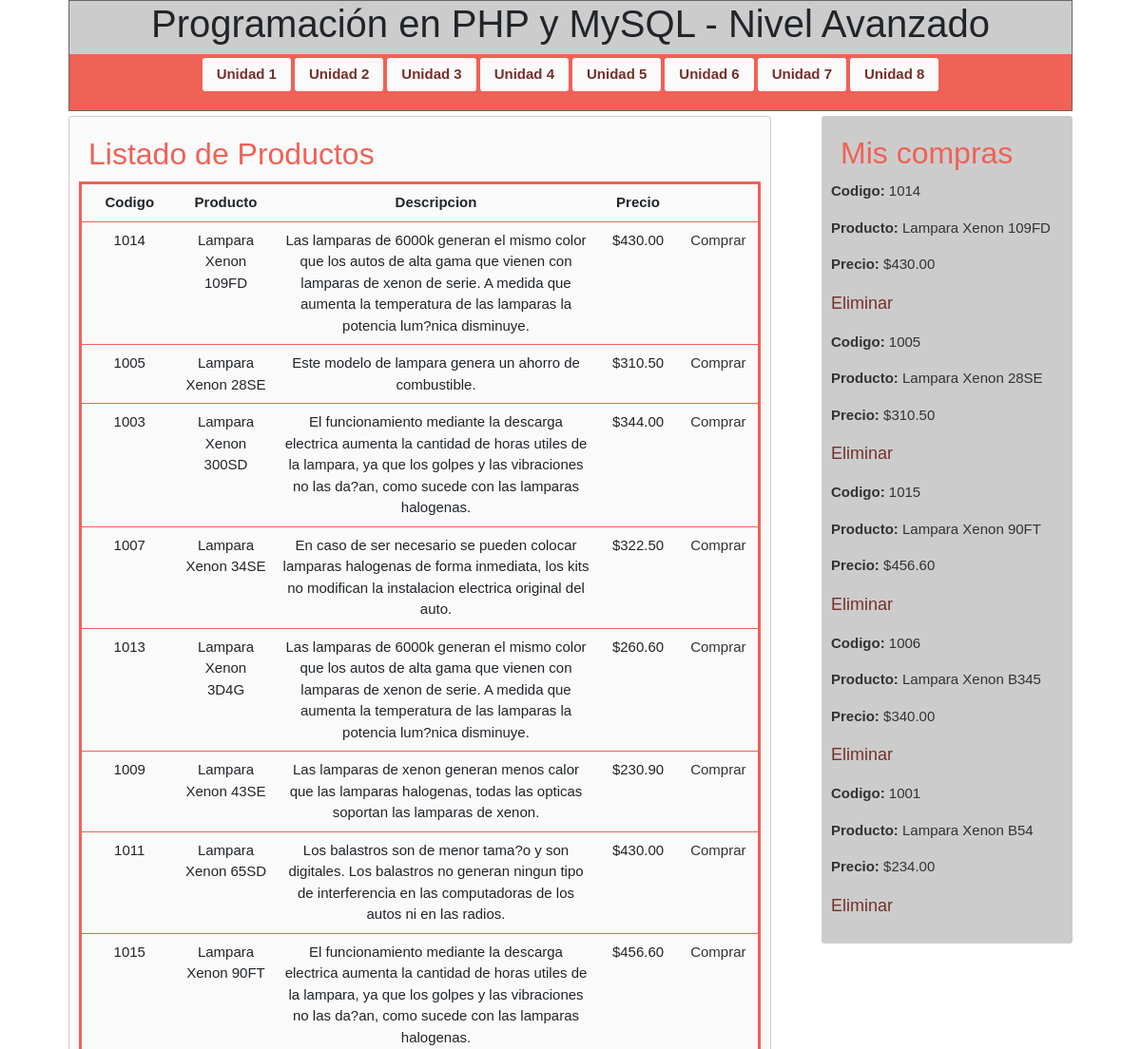
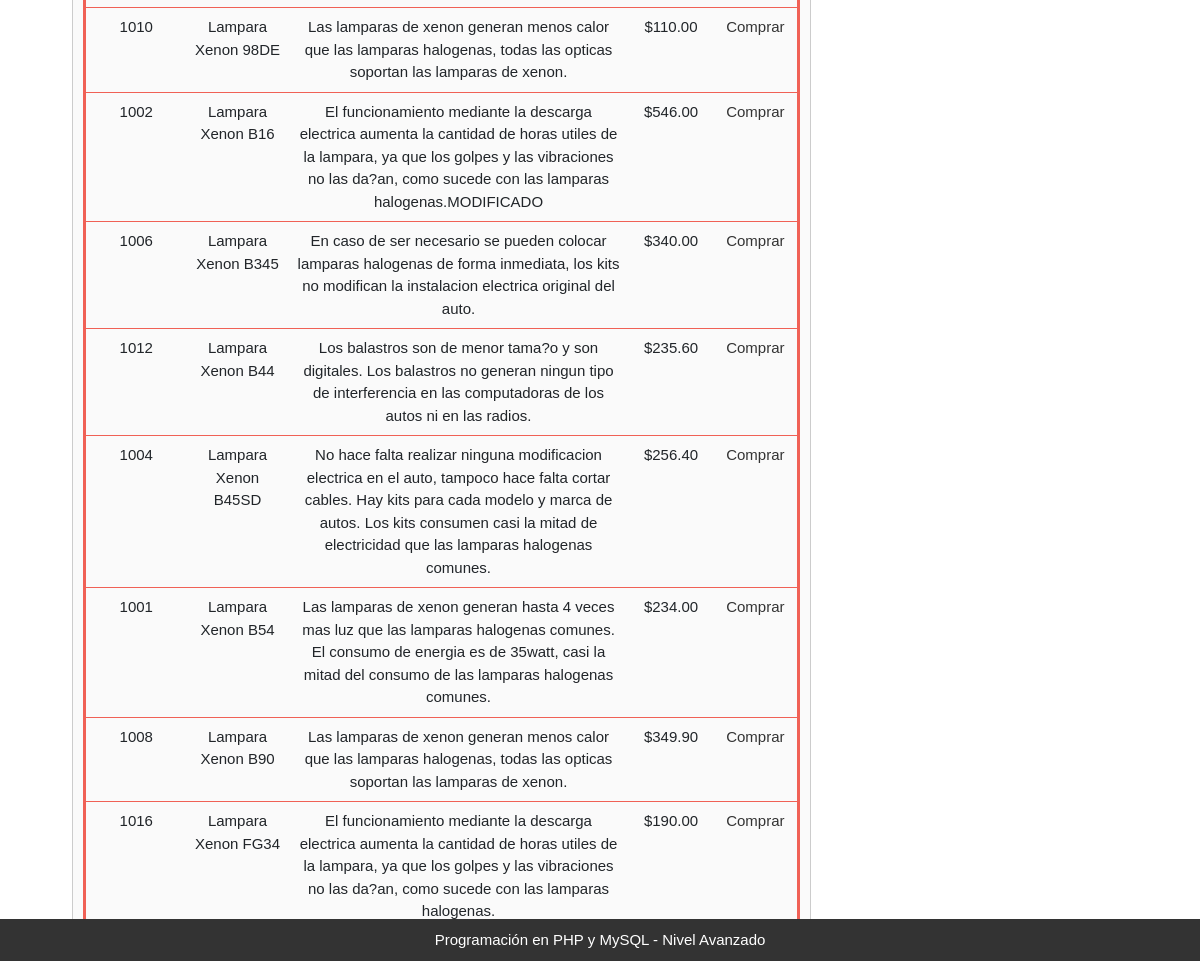
The app's page /unidad7.php?ok with its own data (2 pictures, top to bottom).
### tables this page shows
CREATE TABLE `productos` (
  `codigo` int(30) NOT NULL,
  `producto` varchar(30) NOT NULL,
  `descripcion` varchar(255) NOT NULL,
  `precio` decimal(10,2) NOT NULL
);

CREATE TABLE `compras` (
  `id_compra` int(5) NOT NULL,
  `codigo` int(10) NOT NULL,
  `producto` varchar(30) NOT NULL,
  `descripcion` varchar(255) NOT NULL,
  `precio` decimal(10,2) NOT NULL
);

### clases/base_datos.php (called while the page is built, shortened)
<?php
class Basedatos{
    private $conexion;
private function _connect ($servidor, $usuario,$password,$base){
    $this->conexion =new mysqli ($servidor, $usuario,$password,$base);
}
public function ejecutarConsultas($query){
    $tipo= strtoupper(substr ($query, 0,6));
    switch ($tipo){
        case 'SELECT':
            $resultado=$this->conexion->query($query);
            if (!$resultado){
                $this->error=$this->conexion->error;
                return false;
            }else{
                while ($fila=$resultado->fetch_assoc()){
                    $array_resultado[]=$fila;
                }
                return  $array_resultado;
            }
            break;
            }
        }
}
?>

### verlistados.php (called while the page is built, shortened)
<?php
include ("clases/carrito.php");
include ("clases/base_datos.php");
include ("clases/producto.php");
$base= new Basedatos(SERVIDOR, USUARIO, PASS, BASE);
$prod= new Producto($base);
$verpdctos=$prod->listarProductos();
$comp = new Carrito($base);
$vercompra= $comp->listarCompra();
?>

### clases/producto.php (called while the page is built)
<?php
class Producto{
   private $bd;
function __construct($base) {
$this->bd=$base;
}
public function listarProductos(){
    $respuesta=$this->bd->ejecutarConsultas("SELECT *FROM productos ORDER BY producto");
    return $respuesta;
}
}
?>

### clases/carrito.php (called while the page is built, shortened)
<?php
class Carrito{
private $bd;
function __construct($base) {
$this->bd=$base;
}
public function listarCompra(){
    $respuesta=$this->bd->ejecutarConsultas("SELECT *FROM compras ORDER BY producto");
    return $respuesta;
}
}
?>

### unidad7.php (the view, shortened to what this page needs)
<!DOCTYPE html>
<html lang="es">
<head>
	<link href="https://cdn.jsdelivr.net/npm/bootstrap@5.1.3/dist/css/bootstrap.min.css" rel="stylesheet">
  <link rel="stylesheet" href="estilos.css">
</head>
<body>
<div class="container">
	<header>
		<h1>Programación en PHP y MySQL - Nivel Avanzado</h1>
	<nav>
		<?php include("botonera.php"); ?>
	</nav>
</header>
<section>
<h2>Listado de Productos</h2>
<?php
include_once ("verlistados.php");
$mostrar_prod= $prod->listarProductos();
?>
<div class="table-responsive">
<table class="table">
		<tr>
			<th scope="col" colspan="6">Codigo</th>
			<th scope="col" colspan="6">Producto</th>
			<th scope="col" colspan="20">Descripcion</th>
			<th scope="col" colspan="5">Precio</th>
			<th scope="col" colspan="5"></th>
		</tr>
		<tr>
		<?php
		for ($i=0; $i<count($mostrar_prod); $i++){
		?>
				<td colspan="6"><?php echo $mostrar_prod[$i]['codigo'];?></td>
				<td colspan="6"><?php echo $mostrar_prod[$i]['producto'];?></td>
				<td colspan="20"><?php echo $mostrar_prod[$i]['descripcion'];?></td>
				<td colspan="5">$<?php echo $mostrar_prod[$i]['precio'];?></td>
				<td scope="col" colspan="5"><a href="introducir_compra.php?id=<?php echo $mostrar_prod[$i]['codigo'];?>">Comprar</a></td>
		</tr>
		<?php }?>
</table>
</div>
</section>
<aside class="compras">
<h2>Mis compras</h2>
<?php
$mostrar_compra= $comp->listarCompra();
?>
	<?php
		for ($i=0; $i<count($mostrar_compra); $i++){
	?>
		<p><b>Codigo: </b><?php echo $mostrar_compra[$i]['codigo'];?></p>
		<p><b>Producto: </b><?php echo $mostrar_compra[$i]['producto'];?></p>
		<p><b>Precio: </b> $<?php echo $mostrar_compra[$i]['precio'];?></p>
		<p><a class="mostrar" href="eliminar_compra.php?id=<?php echo $mostrar_compra[$i]['id_compra'];?>">Eliminar</a></p>
	<?php } ?>
</aside>
<footer>
		<a href="https://site.elearning-total.com/courses/?com=lb">Programación en PHP y MySQL - Nivel Avanzado</a>
</footer>
</div>
</body>
</html>

### estilos.css (style rules this page uses)
.container { width:1080px; margin:0px auto; font-size:1em; font-family: "Arial", Georgia, Serif; font-size: 15px; }
header { text-align:center; border: 1px solid #666; background: #cccccc; }
a { color: #333; text-decoration: none; }
section,aside { margin-top: 5px; padding: 10px; -moz-border-radius:3px;-webkit-border-radius:3px;-o-border-radius:3px;border-radius:3px; }
section { float: left; width: 70%; background: #fafafa; border: 1px solid #ccc; }
aside { float: right; width: 25%; background:#ccc; color: #333; }
nav { padding:0.2%; background:#f06156; margin-top: 0.5%; }
footer { position: fixed; width: 100%; right: 0; bottom: 0; left: 0; padding: 10px 0px 10px 0px; background-color: #333; text-align: center; }
footer a { color: #fff; }
h2, h4, h3 { color: #f06156; margin: 10px; }
.table { table-layout:fixed; width: 100%; border-collapse:collapse; border: 3px solid #f06156; }
th, td { text-align: center; padding: 4px; margin: 4px; }
table { text-align:left; width: 100%; }
.mostrar { font-size:larger; color:#75302a; }

### records on screen
productos: codigo "1014", producto "Lampara Xenon 109FD", descripcion "Las lamparas de 6000k generan el mismo color que los autos de alta gama que vienen con lamparas de xenon de serie. A medida que aumenta la temperatura de las lamparas la potencia lum?nica disminuye.", precio "430.00"
productos: codigo "1005", producto "Lampara Xenon 28SE", descripcion "Este modelo de lampara genera un ahorro de combustible.", precio "310.50"
productos: codigo "1003", producto "Lampara Xenon 300SD", descripcion "El funcionamiento mediante la descarga electrica aumenta la cantidad de horas utiles de la lampara, ya que los golpes y las vibraciones no las da?an, como sucede con las lamparas halogenas.", precio "344.00"
productos: codigo "1007", producto "Lampara Xenon 34SE", descripcion "En caso de ser necesario se pueden colocar lamparas halogenas de forma inmediata, los kits no modifican la instalacion electrica original del auto.", precio "322.50"
productos: codigo "1013", producto "Lampara Xenon 3D4G", descripcion "Las lamparas de 6000k generan el mismo color que los autos de alta gama que vienen con lamparas de xenon de serie. A medida que aumenta la temperatura de las lamparas la potencia lum?nica disminuye.", precio "260.60"
productos: codigo "1009", producto "Lampara Xenon 43SE", descripcion "Las lamparas de xenon generan menos calor que las lamparas halogenas, todas las opticas soportan las lamparas de xenon.", precio "230.90"
productos: codigo "1011", producto "Lampara Xenon 65SD", descripcion "Los balastros son de menor tama?o y son digitales. Los balastros no generan ningun tipo de interferencia en las computadoras de los autos ni en las radios.", precio "430.00"
productos: codigo "1015", producto "Lampara Xenon 90FT", descripcion "El funcionamiento mediante la descarga electrica aumenta la cantidad de horas utiles de la lampara, ya que los golpes y las vibraciones no las da?an, como sucede con las lamparas halogenas.", precio "456.60"
productos: codigo "1010", producto "Lampara Xenon 98DE", descripcion "Las lamparas de xenon generan menos calor que las lamparas halogenas, todas las opticas soportan las lamparas de xenon.", precio "110.00"
productos: codigo "1002", producto "Lampara Xenon B16", descripcion "El funcionamiento mediante la descarga electrica aumenta la cantidad de horas utiles de la lampara, ya que los golpes y las vibraciones no las da?an, como sucede con las lamparas halogenas.MODIFICADO", precio "546.00"
productos: codigo "1006", producto "Lampara Xenon B345", descripcion "En caso de ser necesario se pueden colocar lamparas halogenas de forma inmediata, los kits no modifican la instalacion electrica original del auto.", precio "340.00"
productos: codigo "1012", producto "Lampara Xenon B44", descripcion "Los balastros son de menor tama?o y son digitales. Los balastros no generan ningun tipo de interferencia en las computadoras de los autos ni en las radios.", precio "235.60"
productos: codigo "1004", producto "Lampara Xenon B45SD", descripcion "No hace falta realizar ninguna modificacion electrica en el auto, tampoco hace falta cortar cables. Hay kits para cada modelo y marca de autos. Los kits consumen casi la mitad de electricidad que las lamparas halogenas comunes.", precio "256.40"
productos: codigo "1001", producto "Lampara Xenon B54", descripcion "Las lamparas de xenon generan hasta 4 veces mas luz que las lamparas halogenas comunes. El consumo de energia es de 35watt, casi la mitad del consumo de las lamparas halogenas comunes.", precio "234.00"
productos: codigo "1008", producto "Lampara Xenon B90", descripcion "Las lamparas de xenon generan menos calor que las lamparas halogenas, todas las opticas soportan las lamparas de xenon.", precio "349.90"
productos: codigo "1016", producto "Lampara Xenon FG34", descripcion "El funcionamiento mediante la descarga electrica aumenta la cantidad de horas utiles de la lampara, ya que los golpes y las vibraciones no las da?an, como sucede con las lamparas halogenas.", precio "190.00"
compras: codigo "1014", producto "Lampara Xenon 109FD", precio "430.00"
compras: codigo "1005", producto "Lampara Xenon 28SE", precio "310.50"
compras: codigo "1015", producto "Lampara Xenon 90FT", precio "456.60"
compras: codigo "1006", producto "Lampara Xenon B345", precio "340.00"
compras: codigo "1001", producto "Lampara Xenon B54", precio "234.00"
